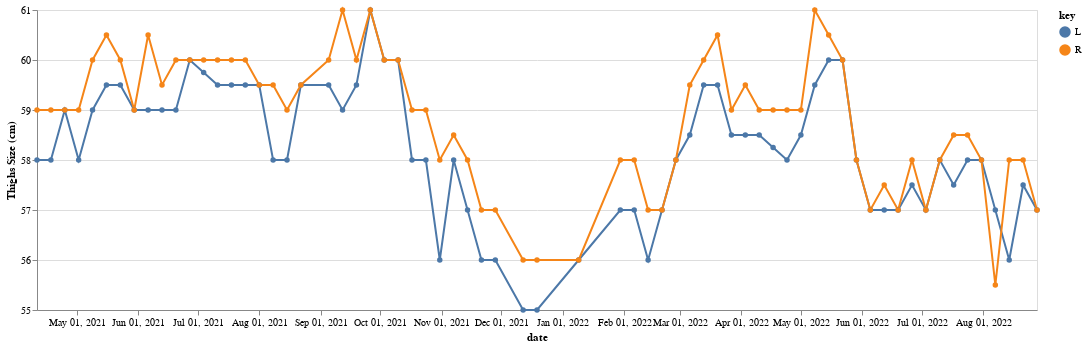

Source (notebook cell):
### Code cell
# Thighs
chart = make_chart_LR(7,8)

chart

### Figure 1 — Vega-Lite specification as saved in the notebook (floating-point values rounded to 4 significant figures)
{"$schema": "https://vega.github.io/schema/vega-lite/v4.17.0.json", "config": {"view": {"continuousHeight": 300, "continuousWidth": 400}}, "data": {"name": "data-5b86127fb95023b24568cdaf8b3ad50b"}, "datasets": {"data-5b86127fb95023b24568cdaf8b3ad50b": [{"L": 58, "R": 59, "date": "2021-04-11T00:00:00"}, {"L": 58, "R": 59, "date": "2021-04-18T00:00:00"}, {"L": 59, "R": 59, "date": "2021-04-25T00:00:00"}, {"L": 58, "R": 59, "date": "2021-05-02T00:00:00"}, {"L": 59, "R": 60, "date": "2021-05-09T00:00:00"}, {"L": 59.5, "R": 60.5, "date": "2021-05-16T00:00:00"}, {"L": 59.5, "R": 60, "date": "2021-05-23T00:00:00"}, {"L": 59, "R": 59, "date": "2021-05-30T00:00:00"}, {"L": 59, "R": 60.5, "date": "2021-06-06T00:00:00"}, {"L": 59, "R": 59.5, "date": "2021-06-13T00:00:00"}, {"L": 59, "R": 60, "date": "2021-06-20T00:00:00"}, {"L": 60, "R": 60, "date": "2021-06-27T00:00:00"}, {"L": null, "R": null, "date": "2021-07-04T00:00:00"}, {"L": 59.5, "R": 60, "date": "2021-07-11T00:00:00"}, {"L": 59.5, "R": 60, "date": "2021-07-18T00:00:00"}, {"L": 59.5, "R": 60, "date": "2021-07-25T00:00:00"}, {"L": 59.5, "R": 59.5, "date": "2021-08-01T00:00:00"}, {"L": 58, "R": 59.5, "date": "2021-08-08T00:00:00"}, {"L": 58, "R": 59, "date": "2021-08-15T00:00:00"}, {"L": 59.5, "R": 59.5, "date": "2021-08-22T00:00:00"}, {"L": 59.5, "R": 60, "date": "2021-09-05T00:00:00"}, {"L": 59, "R": 61, "date": "2021-09-12T00:00:00"}, {"L": 59.5, "R": 60, "date": "2021-09-19T00:00:00"}, {"L": 61, "R": 61, "date": "2021-09-26T00:00:00"}, {"L": 60, "R": 60, "date": "2021-10-03T00:00:00"}, {"L": 60, "R": 60, "date": "2021-10-10T00:00:00"}, {"L": 58, "R": 59, "date": "2021-10-17T00:00:00"}, {"L": 58, "R": 59, "date": "2021-10-24T00:00:00"}, {"L": 56, "R": 58, "date": "2021-10-31T00:00:00"}, {"L": 58, "R": 58.5, "date": "2021-11-07T00:00:00"}, {"L": 57, "R": 58, "date": "2021-11-14T00:00:00"}, {"L": 56, "R": 57, "date": "2021-11-21T00:00:00"}, {"L": 56, "R": 57, "date": "2021-11-28T00:00:00"}, {"L": 55, "R": 56, "date": "2021-12-12T00:00:00"}, {"L": 55, "R": 56, "date": "2021-12-19T00:00:00"}, {"L": 56, "R": 56, "date": "2022-01-09T00:00:00"}, {"L": 57, "R": 58, "date": "2022-01-30T00:00:00"}, {"L": 57, "R": 58, "date": "2022-02-06T00:00:00"}, {"L": 56, "R": 57, "date": "2022-02-13T00:00:00"}, {"L": 57, "R": 57, "date": "2022-02-20T00:00:00"}, {"L": 58, "R": 58, "date": "2022-02-27T00:00:00"}, {"L": 58.5, "R": 59.5, "date": "2022-03-06T00:00:00"}, {"L": 59.5, "R": 60, "date": "2022-03-13T00:00:00"}, {"L": 59.5, "R": 60.5, "date": "2022-03-20T00:00:00"}, {"L": 58.5, "R": 59, "date": "2022-03-27T00:00:00"}, {"L": 58.5, "R": 59.5, "date": "2022-04-03T00:00:00"}, {"L": 58.5, "R": 59, "date": "2022-04-10T00:00:00"}, {"L": null, "R": null, "date": "2022-04-17T00:00:00"}, {"L": 58, "R": 59, "date": "2022-04-24T00:00:00"}, {"L": 58.5, "R": 59, "date": "2022-05-01T00:00:00"}, {"L": 59.5, "R": 61, "date": "2022-05-08T00:00:00"}, {"L": 60, "R": 60.5, "date": "2022-05-15T00:00:00"}, {"L": 60, "R": 60, "date": "2022-05-22T00:00:00"}, {"L": 58, "R": 58, "date": "2022-05-29T00:00:00"}, {"L": 57, "R": 57, "date": "2022-06-05T00:00:00"}, {"L": 57, "R": 57.5, "date": "2022-06-12T00:00:00"}, {"L": 57, "R": 57, "date": "2022-06-19T00:00:00"}, {"L": 57.5, "R": 58, "date": "2022-06-26T00:00:00"}, {"L": 57, "R": 57, "date": "2022-07-03T00:00:00"}, {"L": 58, "R": 58, "date": "2022-07-10T00:00:00"}, {"L": 57.5, "R": 58.5, "date": "2022-07-17T00:00:00"}, {"L": 58, "R": 58.5, "date": "2022-07-24T00:00:00"}, {"L": 58, "R": 58, "date": "2022-07-31T00:00:00"}, {"L": 57, "R": 55.5, "date": "2022-08-07T00:00:00"}, {"L": 56, "R": 58, "date": "2022-08-14T00:00:00"}, {"L": 57.5, "R": 58, "date": "2022-08-21T00:00:00"}, {"L": 57, "R": 57, "date": "2022-08-28T00:00:00"}]}, "encoding": {"color": {"field": "key", "type": "nominal"}, "x": {"axis": {"grid": false}, "field": "date", "sort": "-x", "timeUnit": "yearmonthdate", "title": "date", "type": "temporal"}, "y": {"field": "value", "impute": {"frame": [-1, 1], "method": "mean"}, "scale": {"zero": false}, "title": "Thighs Size (cm)", "type": "quantitative"}}, "mark": {"point": true, "type": "line"}, "selection": {"selector012": {"fields": ["symbol"], "nearest": true, "on": "mouseover", "type": "single"}}, "transform": [{"fold": ["L", "R"]}], "width": 1000}
